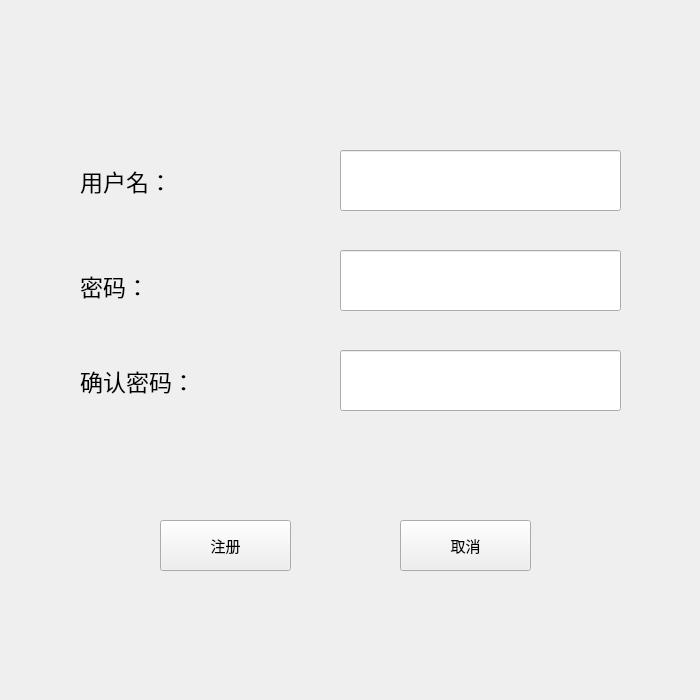
<?xml version="1.0" encoding="UTF-8"?>
<ui version="4.0">
 <class>Regist</class>
 <widget class="QWidget" name="Regist">
  <property name="geometry">
   <rect>
    <x>0</x>
    <y>0</y>
    <width>700</width>
    <height>700</height>
   </rect>
  </property>
  <property name="minimumSize">
   <size>
    <width>700</width>
    <height>700</height>
   </size>
  </property>
  <property name="maximumSize">
   <size>
    <width>700</width>
    <height>700</height>
   </size>
  </property>
  <property name="font">
   <font>
    <pointsize>11</pointsize>
   </font>
  </property>
  <property name="windowTitle">
   <string>注册</string>
  </property>
  <widget class="QPushButton" name="register_2">
   <property name="geometry">
    <rect>
     <x>160</x>
     <y>520</y>
     <width>131</width>
     <height>51</height>
    </rect>
   </property>
   <property name="text">
    <string>注册</string>
   </property>
  </widget>
  <widget class="QPushButton" name="cancel">
   <property name="geometry">
    <rect>
     <x>400</x>
     <y>520</y>
     <width>131</width>
     <height>51</height>
    </rect>
   </property>
   <property name="text">
    <string>取消</string>
   </property>
  </widget>
  <widget class="QLabel" name="label">
   <property name="geometry">
    <rect>
     <x>80</x>
     <y>150</y>
     <width>181</width>
     <height>61</height>
    </rect>
   </property>
   <property name="font">
    <font>
     <pointsize>17</pointsize>
    </font>
   </property>
   <property name="text">
    <string>用户名：</string>
   </property>
  </widget>
  <widget class="QLabel" name="label_2">
   <property name="geometry">
    <rect>
     <x>80</x>
     <y>250</y>
     <width>151</width>
     <height>71</height>
    </rect>
   </property>
   <property name="font">
    <font>
     <pointsize>17</pointsize>
    </font>
   </property>
   <property name="text">
    <string>密码：</string>
   </property>
  </widget>
  <widget class="QLabel" name="label_3">
   <property name="geometry">
    <rect>
     <x>80</x>
     <y>320</y>
     <width>241</width>
     <height>121</height>
    </rect>
   </property>
   <property name="font">
    <font>
     <pointsize>17</pointsize>
    </font>
   </property>
   <property name="text">
    <string>确认密码：</string>
   </property>
  </widget>
  <widget class="QLineEdit" name="lineEdit">
   <property name="geometry">
    <rect>
     <x>340</x>
     <y>150</y>
     <width>281</width>
     <height>61</height>
    </rect>
   </property>
   <property name="font">
    <font>
     <pointsize>16</pointsize>
    </font>
   </property>
  </widget>
  <widget class="QLineEdit" name="lineEdit_2">
   <property name="geometry">
    <rect>
     <x>340</x>
     <y>250</y>
     <width>281</width>
     <height>61</height>
    </rect>
   </property>
   <property name="font">
    <font>
     <pointsize>16</pointsize>
    </font>
   </property>
   <property name="echoMode">
    <enum>QLineEdit::Password</enum>
   </property>
  </widget>
  <widget class="QLineEdit" name="lineEdit_3">
   <property name="geometry">
    <rect>
     <x>340</x>
     <y>350</y>
     <width>281</width>
     <height>61</height>
    </rect>
   </property>
   <property name="font">
    <font>
     <pointsize>16</pointsize>
    </font>
   </property>
   <property name="echoMode">
    <enum>QLineEdit::Password</enum>
   </property>
  </widget>
 </widget>
 <resources/>
 <connections/>
</ui>
